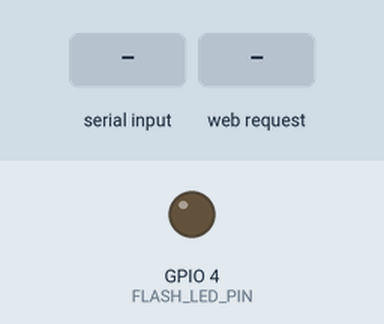
Recording of a sketch running on a simulated ESP32. Parts: output pins drawn as LEDs (lit = HIGH). The test bench sets the inputs (shaded band). WiFi joins after 1.5 s; servers stay silent unless stated; uploads are accepted with an empty reply; the camera gives no picture; what the sketch prints to the serial monitor is not drawn.

Above: at 3.2 s.
3.3 s: "CAPTURE:1\n" received over Serial
At 3.39 s:
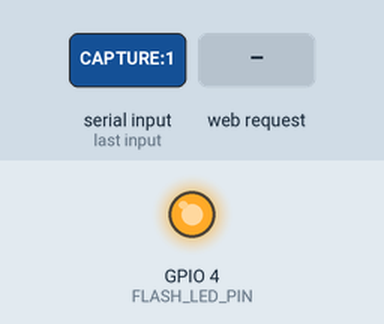
4.9 s: HTTP request GET /api/upload-image received
Timing chart, 0 to 7.9 s (numbered marks = the images above; inputs shaded):
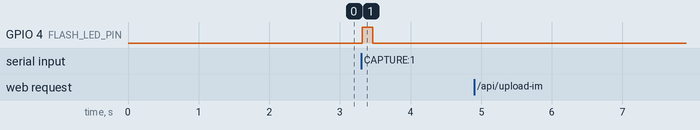

The sketch:

esp32_cam_security.ino
```cpp
/*
 * =====================================================================================
 * TRILOCK System - Production-Hardened ESP32-CAM Security Camera Firmware
 * Hardware: AI-Thinker ESP32-CAM Module (OV2640 Camera Sensor)
 * Function: Captures JPG photo on security access trigger and uploads
 * multipart/form-data to TRILOCK REST API (/api/upload-image) with Device Token
 * Authentication. Framework: Arduino / ESP32 Core
 * =====================================================================================
 *
 * CAPTURE TRIGGER PROTOCOLS (either can fire a capture; both share the same
 * captureAndUploadImage() call)
 *
 *   1. Wi-Fi (primary): the ESP32 Main Controller POSTs directly to this
 *      device's local IP on port 80: "POST /capture" with a JSON body
 *      {"access_log_id": <id>}. No wiring between the two boards required -
 *      both just need to be on the same Wi-Fi network. The main controller
 *      learns this camera's current IP from the "camera_ip" field returned by
 *      the Laravel /api/access endpoint (populated from this device's own
 *      heartbeat).
 *
 *   2. Serial (legacy fallback): if the two boards are also wired together
 *      over UART, the main controller sends a single line: "CAPTURE:<id>\n"
 *      (or "CAPTURE:0\n" / "CAPTURE\n" for a standalone shot with no access
 *      log to link).
 *
 *   In both cases the <access_log_id> is forwarded verbatim from Laravel's
 *   "access_log_id" field so photos are correctly associated with the access
 *   event that triggered them.
 * =====================================================================================
 */

#include "esp_camera.h"
#include "soc/rtc_cntl_reg.h"
#include "soc/soc.h"
#include <HTTPClient.h>
#include <WiFi.h>
#include <WiFiClientSecure.h>
#include <WiFiManager.h> // tzapu/WiFiManager - captive-portal Wi-Fi setup
#include <WiFiServer.h>

#define CAPTURE_SERVER_PORT 80

// -------------------------------------------------------------------------------------
// CAMERA PIN DEFINITIONS (AI-Thinker ESP32-CAM)
// -------------------------------------------------------------------------------------
#define PWDN_GPIO_NUM 32
#define RESET_GPIO_NUM -1
#define XCLK_GPIO_NUM 0
#define SIOD_GPIO_NUM 26
#define SIOC_GPIO_NUM 27

#define Y9_GPIO_NUM 35
#define Y8_GPIO_NUM 34
#define Y7_GPIO_NUM 39
#define Y6_GPIO_NUM 36
#define Y5_GPIO_NUM 21
#define Y4_GPIO_NUM 19
#define Y3_GPIO_NUM 18
#define Y2_GPIO_NUM 5
#define VSYNC_GPIO_NUM 25
#define HREF_GPIO_NUM 23
#define PCLK_GPIO_NUM 22

#define FLASH_LED_PIN 4 // High intensity onboard LED

// Image orientation (1 = on). Both on = 180 degree rotation, for a module
// mounted upside down.
#define CAMERA_VFLIP 1
#define CAMERA_HMIRROR 1

// -------------------------------------------------------------------------------------
// CONFIGURATION & CREDENTIALS
// -------------------------------------------------------------------------------------
// Wi-Fi credentials are NOT compiled in - they're entered through the
// WiFiManager captive portal and persisted in NVS (see connectWiFi()). On first
// boot, or whenever the saved network can't be reached at boot, the camera
// opens a "TRILOCK-Cam-XXXX" access point: join it and the setup page opens
// automatically (or browse to 192.168.4.1). Send "WIFI_RESET" over serial to
// forget the saved network and reopen the portal. Put the camera on the same
// network as the main controller - it triggers captures over the LAN.
const char *WIFI_PORTAL_PASSWORD = "trilock-setup"; // Setup AP password (min 8)
#define WIFI_PORTAL_TIMEOUT_S 180 // Give up on the portal and keep retrying
#define WIFI_CONNECT_TIMEOUT_S 15 // Per-attempt timeout for the saved network
const char *API_BASE_URL = "https://trilock-lx5t.onrender.com";
const char *DEVICE_API_KEY =
    "trilock_sec_dev_key_2026"; // Matches TRILOCK_DEVICE_API_KEY

// Row id of this camera in the `devices` table (Dashboard -> Devices ->
// "Security Camera ESP32-CAM"). Sent with every heartbeat/upload so the
// dashboard can show this specific unit online/offline - set to 0 to disable
// heartbeat/device attribution entirely.
const int DEVICE_ID = 9;

#define HTTP_TIMEOUT_MS                                                        \
  30000 // 30s timeout for cloud storage uploads / cold starts
#define UPLOAD_ATTEMPTS 3         // Retry a failed capture upload this many times
#define UPLOAD_RETRY_DELAY_MS 1500
#define HEARTBEAT_INTERVAL_MS                                                  \
  30000 // 30s device keep-alive ping, matches main controller

unsigned long lastWifiRetryMs = 0;
const unsigned long WIFI_RETRY_INTERVAL =
    10000; // Retry Wi-Fi every 10 seconds if dropped

unsigned long lastHeartbeatMs = 0;

WiFiServer captureServer(CAPTURE_SERVER_PORT);

// -------------------------------------------------------------------------------------
// SETUP FUNCTION
// -------------------------------------------------------------------------------------
void setup() {
  // Disable brownout detector during boot to prevent power-dip reboots on flash
  // trigger
  WRITE_PERI_REG(RTC_CNTL_BROWN_OUT_REG, 0);

  Serial.begin(115200);
  Serial.setTimeout(
      20); // Fast timeout: avoid 1000ms Arduino default blocking on UART
  pinMode(FLASH_LED_PIN, OUTPUT);
  digitalWrite(FLASH_LED_PIN, LOW); // Flash LED Off

  // Configure Camera Parameters
  camera_config_t config;
  config.ledc_channel = LEDC_CHANNEL_0;
  config.ledc_timer = LEDC_TIMER_0;
  config.pin_d0 = Y2_GPIO_NUM;
  config.pin_d1 = Y3_GPIO_NUM;
  config.pin_d2 = Y4_GPIO_NUM;
  config.pin_d3 = Y5_GPIO_NUM;
  config.pin_d4 = Y6_GPIO_NUM;
  config.pin_d5 = Y7_GPIO_NUM;
  config.pin_d6 = Y8_GPIO_NUM;
  config.pin_d7 = Y9_GPIO_NUM;
  config.pin_xclk = XCLK_GPIO_NUM;
  config.pin_pclk = PCLK_GPIO_NUM;
  config.pin_vsync = VSYNC_GPIO_NUM;
  config.pin_href = HREF_GPIO_NUM;
  config.pin_sccb_sda = SIOD_GPIO_NUM;
  config.pin_sccb_scl = SIOC_GPIO_NUM;
  config.pin_pwdn = PWDN_GPIO_NUM;
  config.pin_reset = RESET_GPIO_NUM;
  config.xclk_freq_hz = 20000000;
  config.pixel_format = PIXFORMAT_JPEG;

  // Frame size & quality configuration optimized for rapid capture and fast
  // loading
  if (psramFound()) {
    config.frame_size = FRAMESIZE_VGA; // 640x480 resolution
    config.jpeg_quality = 12; // Balanced high quality & fast compression
    config.fb_count = 2;      // Double buffering for zero frame drop
    config.grab_mode =
        CAMERA_GRAB_LATEST; // Always grab the most recent frame instantly
  } else {
    config.frame_size = FRAMESIZE_CIF; // 400x296 resolution
    config.jpeg_quality = 14;
    config.fb_count = 1;
  }

  // Initialize OV2640 Camera with retry
  esp_err_t err = esp_camera_init(&config);
  int cameraRetries = 0;
  while (err != ESP_OK && cameraRetries < 3) {
    Serial.printf("ESP32-CAM Camera Init Failed (0x%x). Retrying...\n", err);
    delay(500);
    err = esp_camera_init(&config);
    cameraRetries++;
  }

  if (err != ESP_OK) {
    Serial.printf(
        "FATAL: Camera initialization failed permanently with error 0x%x\n",
        err);
  } else {
    Serial.println("ESP32-CAM OV2640 Module initialized successfully!");

    // The module is mounted upside down - rotate 180 degrees in-sensor (vertical
    // flip + horizontal mirror). Toggle CAMERA_VFLIP / CAMERA_HMIRROR if the
    // mounting changes (e.g. set only CAMERA_HMIRROR to 0 if the image ends up
    // mirrored left-to-right).
    sensor_t *sensor = esp_camera_sensor_get();
    if (sensor) {
      sensor->set_vflip(sensor, CAMERA_VFLIP);
      sensor->set_hmirror(sensor, CAMERA_HMIRROR);
    }
  }

  // Connect to Wi-Fi
  connectWiFi();

  // Start listening for direct Wi-Fi capture triggers from the ESP32 Main
  // Controller (see CAPTURE TRIGGER PROTOCOLS above)
  captureServer.begin();
  Serial.printf("Capture server listening on port %d\n", CAPTURE_SERVER_PORT);

  // Send initial heartbeat so the dashboard marks this camera online
  // immediately
  sendHeartbeat();
}

// -------------------------------------------------------------------------------------
// MAIN LOOP
// -------------------------------------------------------------------------------------
void loop() {
  // Non-blocking Wi-Fi auto-reconnection
  if (WiFi.status() != WL_CONNECTED) {
    if (millis() - lastWifiRetryMs >= WIFI_RETRY_INTERVAL) {
      lastWifiRetryMs = millis();
      Serial.println("Wi-Fi connection lost. Attempting reconnect...");
      WiFi.reconnect();
    }
  }

  // Periodic device heartbeat (every 30s) so the Devices dashboard reflects
  // this camera's real online/offline status instead of sitting stale forever.
  if (millis() - lastHeartbeatMs >= HEARTBEAT_INTERVAL_MS) {
    lastHeartbeatMs = millis();
    sendHeartbeat();
  }

  // Listen for direct Wi-Fi capture triggers (primary trigger path)
  checkCaptureServer();

  // Listen for trigger commands sent by the ESP32 Main Controller over serial.
  // Expected format: "CAPTURE:<access_log_id>\n" (legacy fallback, only used
  // when the two boards are also wired together over UART)
  if (Serial.available()) {
    String cmd = Serial.readStringUntil('\n');
    cmd.trim();

    if (cmd == "WIFI_RESET") {
      Serial.println("Erasing saved Wi-Fi credentials and rebooting into "
                     "setup portal...");
      WiFiManager wm;
      wm.resetSettings();
      delay(200);
      ESP.restart();
    } else if (cmd.startsWith("CAPTURE")) {
      int accessLogId = 0;

      // Parse optional ":<id>" suffix
      int colonPos = cmd.indexOf(':');
      if (colonPos != -1) {
        String idStr = cmd.substring(colonPos + 1);
        idStr.trim();
        accessLogId =
            idStr.toInt(); // returns 0 on parse failure, which is safe
      }

      Serial.printf("Capture triggered — access_log_id: %d\n", accessLogId);
      captureAndUploadImage(accessLogId);
    }
  }

  delay(30); // Yield; Serial polling does not need to be tight
}

// Constant-time comparison, so response timing doesn't leak how much of a guessed
// token was correct.
bool tokenMatches(const String &given, const char *expected) {
  size_t expectedLen = strlen(expected);
  if (given.length() != expectedLen) return false;
  uint8_t diff = 0;
  for (size_t i = 0; i < expectedLen; i++) diff |= (uint8_t)given[i] ^ (uint8_t)expected[i];
  return diff == 0;
}

// -------------------------------------------------------------------------------------
// WI-FI CAPTURE SERVER
// Accepts "POST /capture" with a JSON body {"access_log_id": <id>} sent
// directly from the ESP32 Main Controller over the local Wi-Fi network -
// replaces the old UART-wire trigger so the two boards don't need to be
// physically wired together.
// -------------------------------------------------------------------------------------
void checkCaptureServer() {
  WiFiClient client = captureServer.available();
  if (!client) return;

  unsigned long clientTimeout = millis() + 3000;
  while (!client.available() && millis() < clientTimeout) delay(1);

  if (!client.available()) {
    client.stop();
    return;
  }

  String requestLine = client.readStringUntil('\n');
  requestLine.trim();

  // Wait for headers instead of stopping at the first lull in the TCP stream -
  // headers split across segments used to leave Content-Length unread, so the
  // body (access_log_id) was dropped and the photo landed on an unlinked log.
  String headerLine;
  String deviceToken = "";
  int contentLength = 0;
  unsigned long headerTimeout = millis() + 1000;
  while (client.connected() && millis() < headerTimeout) {
    if (!client.available()) {
      delay(1);
      continue;
    }
    headerLine = client.readStringUntil('\n');
    headerLine.trim();
    if (headerLine.length() == 0) break; // blank line = end of headers

    int colon = headerLine.indexOf(':');
    if (colon <= 0) continue;
    String name = headerLine.substring(0, colon);
    String value = headerLine.substring(colon + 1);
    name.toLowerCase();
    value.trim();
    if (name == "content-length") contentLength = value.toInt();
    else if (name == "x-device-token") deviceToken = value;
  }

  String body = "";
  unsigned long bodyTimeout = millis() + 1000;
  while ((int)body.length() < contentLength && millis() < bodyTimeout) {
    if (client.available()) body += (char)client.read();
  }

  bool isCaptureRequest = requestLine.startsWith("POST /capture");
  String httpResponse;

  // Anyone on the LAN can reach port 80 - without this, a loop of POSTs could fill the
  // photo storage and keep the camera too busy to capture a real access attempt.
  if (!tokenMatches(deviceToken, DEVICE_API_KEY)) {
    Serial.println("Capture request rejected - missing/invalid X-Device-Token.");
    client.print("HTTP/1.1 401 Unauthorized\r\nContent-Type: application/json\r\nConnection: close\r\n\r\n"
                 "{\"status\":\"error\",\"message\":\"Unauthorized\"}");
    delay(10);
    client.stop();
    return;
  }

  if (isCaptureRequest) {
    int accessLogId = 0;
    int idPos = body.indexOf("\"access_log_id\"");
    if (idPos != -1) {
      int colonPos = body.indexOf(':', idPos);
      if (colonPos != -1) {
        accessLogId = body.substring(colonPos + 1).toInt();
      }
    }

    Serial.printf("Wi-Fi capture triggered — access_log_id: %d\n", accessLogId);
    httpResponse = "HTTP/1.1 200 OK\r\nContent-Type: application/json\r\nConnection: close\r\n\r\n"
                   "{\"status\":\"capturing\"}";
    client.print(httpResponse);
    delay(10);
    client.stop();

    captureAndUploadImage(accessLogId);
    return;
  }

  httpResponse = "HTTP/1.1 400 Bad Request\r\nContent-Type: application/json\r\nConnection: close\r\n\r\n"
                 "{\"status\":\"error\",\"message\":\"Unknown command\"}";
  client.print(httpResponse);
  delay(10);
  client.stop();
}

// -------------------------------------------------------------------------------------
// CAMERA CAPTURE & MULTIPART UPLOAD
// -------------------------------------------------------------------------------------
bool captureAndUploadImage(int accessLogId) {
  if (WiFi.status() != WL_CONNECTED) {
    Serial.println("Cannot upload photo: Wi-Fi offline!");
    return false;
  }

  Serial.println("Capturing security photo...");

  // Flash LED pulse: fast 30ms pulse minimizes capture latency
  digitalWrite(FLASH_LED_PIN, HIGH);
  delay(30);

  // With 2 frame buffers the driver may hand back a frame exposed BEFORE the trigger
  // (and before the flash) - drop it so the photo shows the person actually at the door.
  camera_fb_t *stale = esp_camera_fb_get();
  if (stale) esp_camera_fb_return(stale);

  camera_fb_t *fb = esp_camera_fb_get();
  digitalWrite(FLASH_LED_PIN, LOW);

  if (!fb) {
    Serial.println("Camera Capture Failed!");
    return false;
  }

  Serial.printf("Captured JPEG Image Size: %u bytes\n", fb->len);

  // Build the multipart body first, then hand the frame back to the camera
  // driver BEFORE opening the HTTPS connection - the TLS handshake needs a
  // large block of internal heap, and holding the frame while connecting left
  // too little (uploads failed mid-handshake while heartbeats succeeded).
  String boundary = "----TriLockESP32CAMBoundary";

  String head = "--" + boundary + "\r\n";
  head += "Content-Disposition: form-data; name=\"image\"; "
          "filename=\"capture.jpg\"\r\n";
  head += "Content-Type: image/jpeg\r\n\r\n";

  // Build tail: always close the image part, then optionally append the
  // access_log_id and device_id fields so the server can link the photo and
  // mark this camera online.
  String tail = "\r\n--" + boundary;
  if (accessLogId > 0) {
    tail +=
        "\r\nContent-Disposition: form-data; name=\"access_log_id\"\r\n\r\n";
    tail += String(accessLogId);
    tail += "\r\n--" + boundary;
  }
  if (DEVICE_ID > 0) {
    tail += "\r\nContent-Disposition: form-data; name=\"device_id\"\r\n\r\n";
    tail += String(DEVICE_ID);
    tail += "\r\n--" + boundary;
  }
  tail += "--\r\n";

  size_t totalLen = head.length() + fb->len + tail.length();

  // Allocate in 4MB external PSRAM if available to prevent internal heap
  // exhaustion
  uint8_t *buffer = nullptr;
  if (psramFound()) {
    buffer = (uint8_t *)ps_malloc(totalLen);
  }
  if (!buffer) {
    buffer = (uint8_t *)malloc(totalLen);
  }

  if (!buffer) {
    Serial.println("Memory allocation failed for upload buffer!");
    esp_camera_fb_return(fb);
    return false;
  }

  // Copy parts into continuous buffer
  memcpy(buffer, head.c_str(), head.length());
  memcpy(buffer + head.length(), fb->buf, fb->len);
  memcpy(buffer + head.length() + fb->len, tail.c_str(), tail.length());
  esp_camera_fb_return(fb);

  String uploadUrl = String(API_BASE_URL) + "/api/upload-image";
  bool uploaded = false;

  for (int attempt = 1; attempt <= UPLOAD_ATTEMPTS && !uploaded; attempt++) {
    if (WiFi.status() != WL_CONNECTED) {
      Serial.println("Upload aborted: Wi-Fi offline.");
      break;
    }

    Serial.printf("Upload attempt %d/%d - free heap %u, largest internal block %u\n",
                  attempt, UPLOAD_ATTEMPTS, ESP.getFreeHeap(),
                  heap_caps_get_largest_free_block(MALLOC_CAP_INTERNAL | MALLOC_CAP_8BIT));

    // Fresh client per attempt - a failed TLS session can't be reused.
    HTTPClient http;
    WiFiClientSecure secureClient;
    WiFiClient regularClient;

    if (uploadUrl.startsWith("https://")) {
      secureClient
          .setInsecure(); // Bypass CA verification for Render/Cloudflare HTTPS
      http.begin(secureClient, uploadUrl);
    } else {
      http.begin(regularClient, uploadUrl);
    }

    http.setTimeout(HTTP_TIMEOUT_MS);

    // Add Production Authentication & Security Headers
    http.addHeader("X-Device-Token", DEVICE_API_KEY);
    http.addHeader("Accept", "application/json");
    http.addHeader("Content-Type", "multipart/form-data; boundary=" + boundary);

    int httpCode = http.POST(buffer, totalLen);

    if (httpCode > 0) {
      Serial.printf("Server Response HTTP Code: %d\n", httpCode);
      String response = http.getString();
      Serial.println("Response: " + response);
      uploaded = (httpCode == 200 || httpCode == 201);
    } else {
      Serial.printf("HTTP POST Upload Failed: %s\n",
                    http.errorToString(httpCode).c_str());
    }
    http.end();

    if (!uploaded && attempt < UPLOAD_ATTEMPTS) {
      delay(UPLOAD_RETRY_DELAY_MS);
    }
  }

  free(buffer);
  return uploaded;
}

// -------------------------------------------------------------------------------------
// DEVICE HEARTBEAT
// Keep-alive ping so the Devices dashboard shows this camera's real
// online/offline status (mirrors the ESP32 Main Controller's sendHeartbeat()).
// Silently skipped when DEVICE_ID hasn't been set (still 0) or Wi-Fi is down.
// -------------------------------------------------------------------------------------
void sendHeartbeat() {
  if (DEVICE_ID <= 0 || WiFi.status() != WL_CONNECTED)
    return;

  String url = String(API_BASE_URL) + "/api/heartbeat";
  HTTPClient http;
  WiFiClientSecure secureClient;
  WiFiClient regularClient;

  if (url.startsWith("https://")) {
    secureClient.setInsecure();
    http.begin(secureClient, url);
  } else {
    http.begin(regularClient, url);
  }

  http.setTimeout(HTTP_TIMEOUT_MS);
  http.addHeader("X-Device-Token", DEVICE_API_KEY);
  http.addHeader("Accept", "application/json");
  http.addHeader("Content-Type", "application/json");

  String payload = "{\"device_id\":" + String(DEVICE_ID) +
                   ",\"ip_address\":\"" + WiFi.localIP().toString() + "\"}";

  int httpCode = http.POST(payload);
  if (httpCode > 0) {
    Serial.printf("Heartbeat sent (device_id=%d) - HTTP %d\n", DEVICE_ID,
                  httpCode);
  } else {
    Serial.printf("Heartbeat failed: %s\n",
                  http.errorToString(httpCode).c_str());
  }
  http.end();
}

// -------------------------------------------------------------------------------------
// WI-FI CONNECTION
// -------------------------------------------------------------------------------------
void connectWiFi() {
  WiFiManager wm;
  wm.setConnectTimeout(WIFI_CONNECT_TIMEOUT_S);
  // If no one configures it, fall through - loop() keeps retrying the saved
  // network in the background.
  wm.setConfigPortalTimeout(WIFI_PORTAL_TIMEOUT_S);
  wm.setAPCallback([](WiFiManager *mgr) {
    Serial.printf("Wi-Fi setup portal open - join AP \"%s\" and browse to %s\n",
                  mgr->getConfigPortalSSID().c_str(),
                  WiFi.softAPIP().toString().c_str());
  });

  char apName[24];
  snprintf(apName, sizeof(apName), "TRILOCK-Cam-%04X",
           (uint16_t)(ESP.getEfuseMac() >> 32));

  WiFi.mode(WIFI_STA);
  WiFi.setAutoReconnect(true);
  Serial.println("Connecting to saved Wi-Fi network...");

  if (wm.autoConnect(apName, WIFI_PORTAL_PASSWORD)) {
    Serial.printf("Wi-Fi Connected to %s\n", WiFi.SSID().c_str());
    Serial.print("ESP32-CAM IP: ");
    Serial.println(WiFi.localIP());
  } else {
    Serial.println(
        "Wi-Fi not configured/unreachable - Will retry periodically.");
  }

  WiFi.setSleep(false); // CRITICAL: Disable modem sleep for maximum throughput
                        // and low latency
}
```

Measured:
- after the input at 3.3 s, GPIO 4 (FLASH_LED_PIN): LOW → HIGH at once, → LOW 0.15 s later
- after the input at 4.9 s, every drawn part: stays the same
